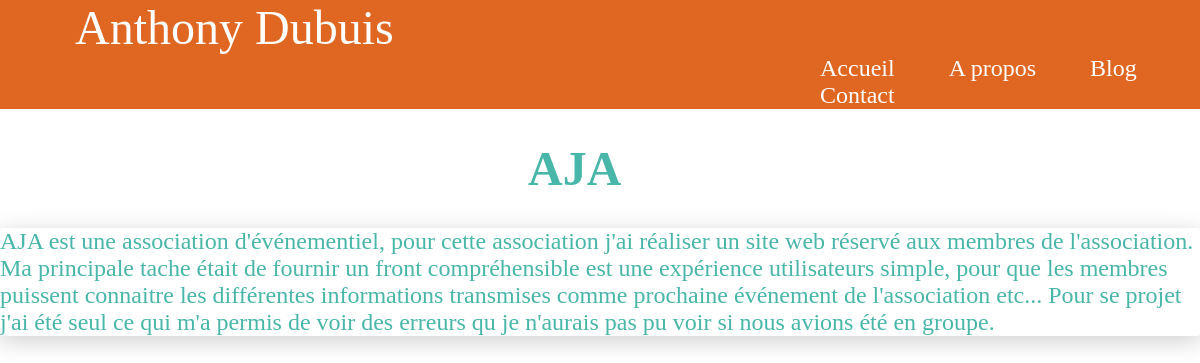
The app's page /article_description/AJA with its own data.
### appli/models.py (models this page shows, shortened)
class Articles(models.Model):
    name = models.CharField("Nom de l'article", max_length=255)
    article = models.TextField("Ecrire l'article", blank=True, null=True)

### appli/views.py (the view)
# urls.py: path('article_description/<str:name>', views.article_description, name='article_description' ),
def article_description(request, name):
    article = get_object_or_404 (Articles, name=name)
    return render (request, "appli/article.html", {"article": article})

### templates/appli/article.html
{% extends 'base.html' %}
{% load static %}
{% block body %}
    <h1 class="title-articles">{{ article.name }}</h1>
    <div class="width-articles">
        {{ article.article }}
    </div>
{% endblock %}

### appli/static/appli/css/main.css (style rules this page uses)
html, body { margin:0; padding:0; font-family: Lucida Handwriting; color: #48b6a8; }
.width-articles { font-size: 1.5em; border: 0; border-radius: 0.1875rem; display: inline-block; position: relative; overflow: hidden; width: 100%; margin-bottom: 20px; -webkit-box-shadow: 0px 5px 25px 0px rgba(0, 0, 0, 0.2); box-shadow: 0px 5px 25px 0px rgba(0, 0, 0, 0.2); }
.title-articles { font-size: 3em; margin-left: 44%; }

### records on screen
Articles: name "AJA", article "AJA est une association d'événementiel, pour cette association j'ai réaliser un site web réservé aux membres de l'association. Ma principale tache était de fournir un front compréhensible est une expérience utilisateurs simple, pour que les membres puissent connaitre les différentes informations transmises comme prochaine événement de l'association etc... Pour se projet j'ai été seul ce qui m'a permis de voir des erreurs qu je n'aurais pas pu voir si nous avions été en groupe."
